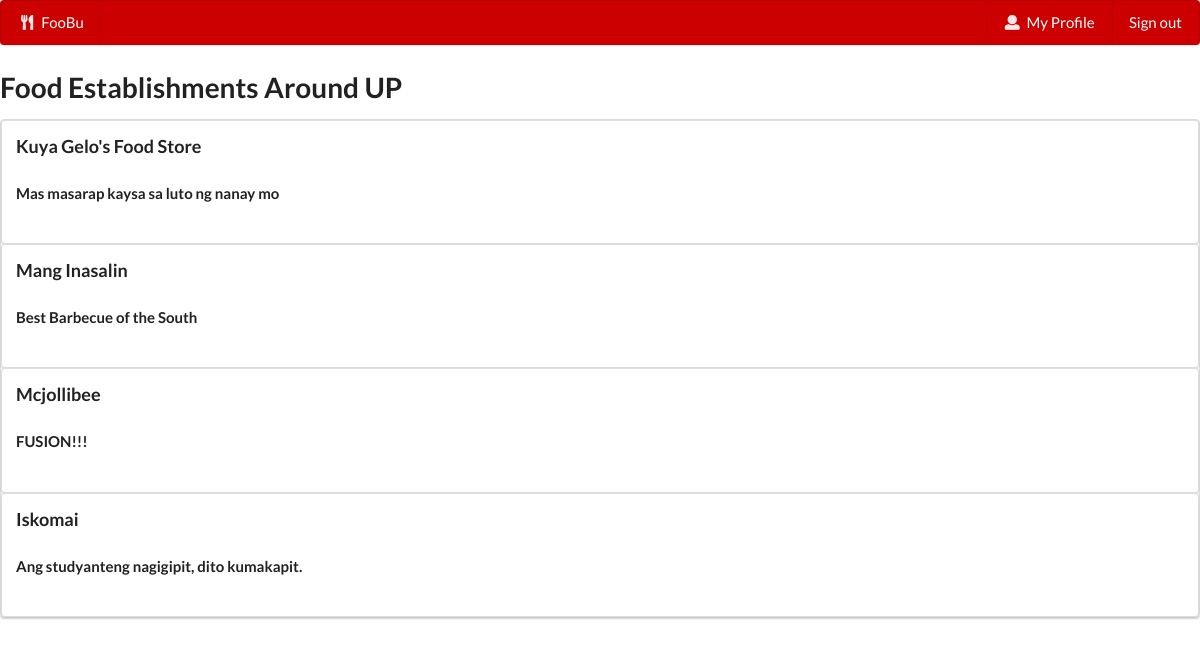
Before: /foobu/ (signed in) with the older database file.
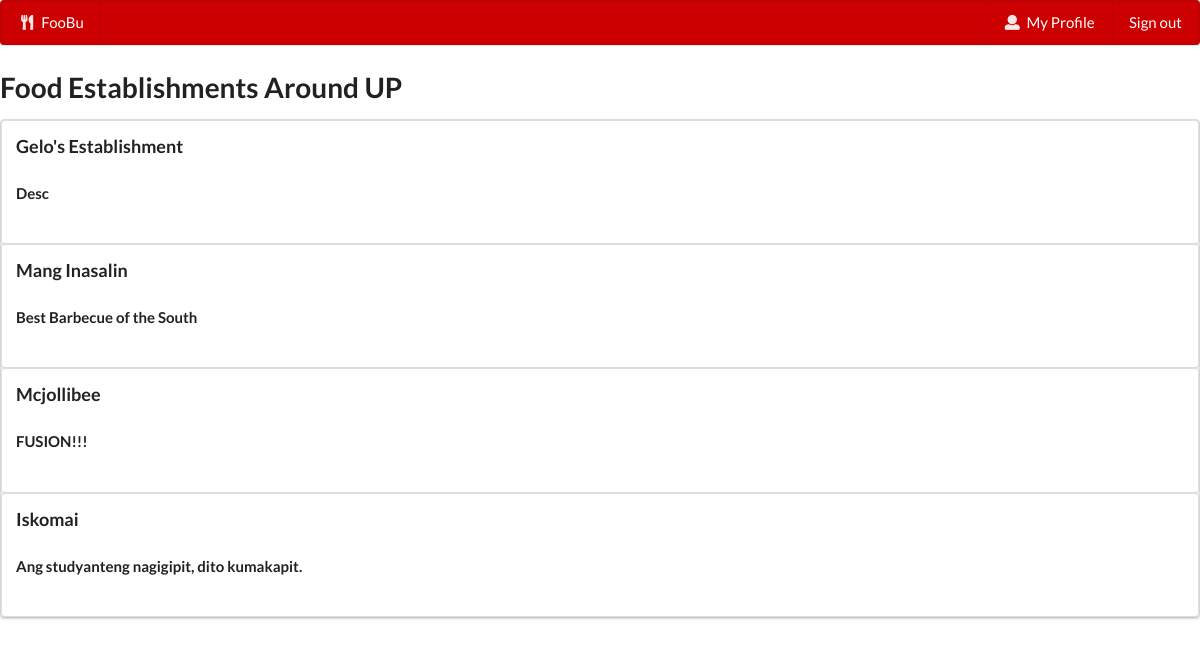
After: the same page with the newer database file.
### food/models.py (models this page shows, shortened)
class Establishment(models.Model):
    id = models.AutoField(primary_key=True)
    owner = models.ForeignKey(RegisteredUser,blank=False,on_delete=models.CASCADE)
    name = models.TextField(blank=True)
    desc = models.TextField(blank=True)
    area = models.TextField(blank=True)
    street = models.TextField(blank=True)

### food/views.py (the view)
# urls.py: path('', views.foodHome, name="food-home"),
@login_required
def foodHome(request):
    x = Establishment.objects.all()
    user = request.user
    user_is_owner = RegisteredUser.objects.filter(user=user)[0].is_owner
    return render(request,'food/food-home.html',{'est_list':x, 'user':user, 'user_is_owner':user_is_owner} )

### food/templates/food/food-home.html (shortened to what this page needs)
{% extends "food/base.html" %}
{% block content %}
    <h1>Food Establishments Around UP</h1>
    <div class = "ui segments">
        {% if est_list %}
            {% for est in est_list %}
                <a href="{% url 'establishment' est_id=est.id %}" style="color:inherit; text-decoration: none">
                    <div class="ui segment">
                        <h3 style = "margin: 0; padding: 0">{{ est.name }}</h3>
                        <h4>{{ est.desc }}</h4>
                    </div>
                </a>
            {% endfor %}
        {% else %}
            <div class="ui segment">
                <p>Food Establishment data not available.</p>
            </div>
        {% endif %}
    </div>
{% endblock %}

Changed rows visible on the page:
changed Establishment: name "Kuya Gelo's Food Store" → "Gelo's Establishment"; desc "Mas masarap kaysa sa luto ng nanay mo" → "Desc"
